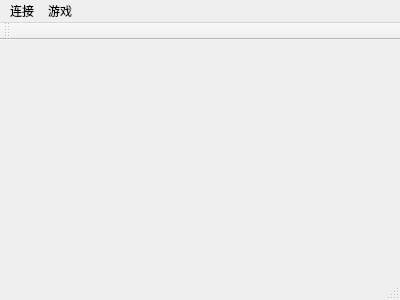
<?xml version="1.0" encoding="UTF-8"?>
<ui version="4.0">
 <class>MainWindow</class>
 <widget class="QMainWindow" name="MainWindow">
  <property name="geometry">
   <rect>
    <x>0</x>
    <y>0</y>
    <width>400</width>
    <height>300</height>
   </rect>
  </property>
  <property name="sizePolicy">
   <sizepolicy hsizetype="Minimum" vsizetype="Minimum">
    <horstretch>0</horstretch>
    <verstretch>0</verstretch>
   </sizepolicy>
  </property>
  <property name="windowTitle">
   <string>MainWindow</string>
  </property>
  <widget class="QWidget" name="centralWidget"/>
  <widget class="QMenuBar" name="menuBar">
   <property name="geometry">
    <rect>
     <x>0</x>
     <y>0</y>
     <width>400</width>
     <height>25</height>
    </rect>
   </property>
   <widget class="QMenu" name="menu">
    <property name="title">
     <string>连接</string>
    </property>
    <addaction name="actionInitialize_Server"/>
    <addaction name="actionConnect"/>
   </widget>
   <widget class="QMenu" name="menu_2">
    <property name="title">
     <string>游戏</string>
    </property>
    <addaction name="actionNew_Game"/>
    <addaction name="actionLoad_from_file"/>
   </widget>
   <addaction name="menu"/>
   <addaction name="menu_2"/>
  </widget>
  <widget class="QToolBar" name="mainToolBar">
   <attribute name="toolBarArea">
    <enum>TopToolBarArea</enum>
   </attribute>
   <attribute name="toolBarBreak">
    <bool>false</bool>
   </attribute>
  </widget>
  <widget class="QStatusBar" name="statusBar"/>
  <action name="actionInitialize_Server">
   <property name="text">
    <string>Initialize Server</string>
   </property>
   <property name="shortcut">
    <string>Ctrl+N</string>
   </property>
  </action>
  <action name="actionConnect">
   <property name="text">
    <string>Connect</string>
   </property>
   <property name="shortcut">
    <string>Ctrl+C</string>
   </property>
  </action>
  <action name="actionNew_Game">
   <property name="text">
    <string>New Game</string>
   </property>
  </action>
  <action name="actionLoad_from_file">
   <property name="text">
    <string>Load from file</string>
   </property>
  </action>
 </widget>
 <layoutdefault spacing="6" margin="11"/>
 <resources/>
 <connections/>
</ui>
